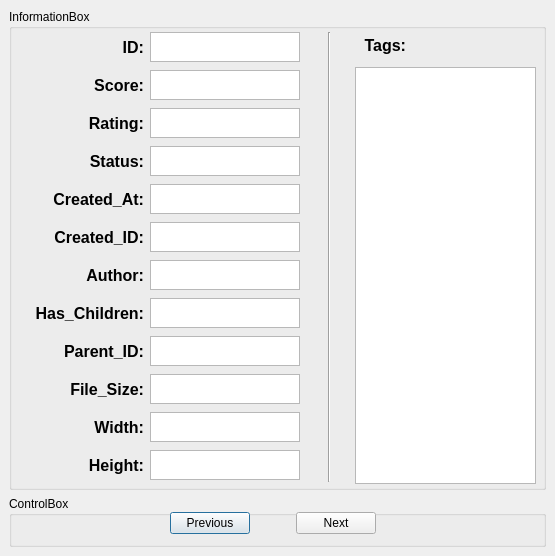
<?xml version="1.0" encoding="UTF-8"?>
<ui version="4.0">
 <class>detailWidget</class>
 <widget class="QDialog" name="detailWidget">
  <property name="geometry">
   <rect>
    <x>0</x>
    <y>0</y>
    <width>555</width>
    <height>556</height>
   </rect>
  </property>
  <property name="sizePolicy">
   <sizepolicy hsizetype="Expanding" vsizetype="Expanding">
    <horstretch>0</horstretch>
    <verstretch>0</verstretch>
   </sizepolicy>
  </property>
  <property name="minimumSize">
   <size>
    <width>555</width>
    <height>556</height>
   </size>
  </property>
  <property name="maximumSize">
   <size>
    <width>555</width>
    <height>556</height>
   </size>
  </property>
  <property name="windowTitle">
   <string>Detail</string>
  </property>
  <property name="windowIcon">
   <iconset>
    <normalon>:/picture/source/konachan_logo_small.png</normalon>
   </iconset>
  </property>
  <widget class="QGroupBox" name="groupBox">
   <property name="geometry">
    <rect>
     <x>9</x>
     <y>9</y>
     <width>537</width>
     <height>481</height>
    </rect>
   </property>
   <property name="sizePolicy">
    <sizepolicy hsizetype="Expanding" vsizetype="Expanding">
     <horstretch>0</horstretch>
     <verstretch>0</verstretch>
    </sizepolicy>
   </property>
   <property name="minimumSize">
    <size>
     <width>471</width>
     <height>481</height>
    </size>
   </property>
   <property name="maximumSize">
    <size>
     <width>9999999</width>
     <height>9999999</height>
    </size>
   </property>
   <property name="title">
    <string>InformationBox</string>
   </property>
   <widget class="QWidget" name="layoutWidget">
    <property name="geometry">
     <rect>
      <x>11</x>
      <y>21</y>
      <width>520</width>
      <height>454</height>
     </rect>
    </property>
    <layout class="QGridLayout" name="gridLayout_17">
     <item row="0" column="0">
      <layout class="QGridLayout" name="gridLayout_14">
       <item row="0" column="0">
        <layout class="QGridLayout" name="gridLayout">
         <item row="0" column="0">
          <widget class="QLabel" name="label_16">
           <property name="sizePolicy">
            <sizepolicy hsizetype="Fixed" vsizetype="Fixed">
             <horstretch>0</horstretch>
             <verstretch>0</verstretch>
            </sizepolicy>
           </property>
           <property name="minimumSize">
            <size>
             <width>121</width>
             <height>18</height>
            </size>
           </property>
           <property name="maximumSize">
            <size>
             <width>121</width>
             <height>18</height>
            </size>
           </property>
           <property name="text">
            <string>&lt;html&gt;&lt;head/&gt;&lt;body&gt;&lt;p align=&quot;right&quot;&gt;&lt;span style=&quot; font-size:12pt; font-weight:600;&quot;&gt;ID:&lt;/span&gt;&lt;/p&gt;&lt;/body&gt;&lt;/html&gt;</string>
           </property>
          </widget>
         </item>
         <item row="0" column="1">
          <widget class="QTextBrowser" name="ID_Box">
           <property name="sizePolicy">
            <sizepolicy hsizetype="Fixed" vsizetype="Fixed">
             <horstretch>0</horstretch>
             <verstretch>0</verstretch>
            </sizepolicy>
           </property>
           <property name="minimumSize">
            <size>
             <width>150</width>
             <height>30</height>
            </size>
           </property>
           <property name="maximumSize">
            <size>
             <width>150</width>
             <height>30</height>
            </size>
           </property>
           <property name="autoFormatting">
            <set>QTextEdit::AutoNone</set>
           </property>
           <property name="html">
            <string>&lt;!DOCTYPE HTML PUBLIC &quot;-//W3C//DTD HTML 4.0//EN&quot; &quot;http://www.w3.org/TR/REC-html40/strict.dtd&quot;&gt;
&lt;html&gt;&lt;head&gt;&lt;meta name=&quot;qrichtext&quot; content=&quot;1&quot; /&gt;&lt;style type=&quot;text/css&quot;&gt;
p, li { white-space: pre-wrap; }
&lt;/style&gt;&lt;/head&gt;&lt;body style=&quot; font-family:'SimSun'; font-size:9pt; font-weight:400; font-style:normal;&quot;&gt;
&lt;p style=&quot;-qt-paragraph-type:empty; margin-top:0px; margin-bottom:0px; margin-left:0px; margin-right:0px; -qt-block-indent:0; text-indent:0px;&quot;&gt;&lt;br /&gt;&lt;/p&gt;&lt;/body&gt;&lt;/html&gt;</string>
           </property>
          </widget>
         </item>
        </layout>
       </item>
       <item row="1" column="0">
        <layout class="QGridLayout" name="gridLayout_2">
         <item row="0" column="0">
          <widget class="QLabel" name="label_17">
           <property name="sizePolicy">
            <sizepolicy hsizetype="Fixed" vsizetype="Fixed">
             <horstretch>0</horstretch>
             <verstretch>0</verstretch>
            </sizepolicy>
           </property>
           <property name="minimumSize">
            <size>
             <width>121</width>
             <height>18</height>
            </size>
           </property>
           <property name="maximumSize">
            <size>
             <width>121</width>
             <height>18</height>
            </size>
           </property>
           <property name="text">
            <string>&lt;html&gt;&lt;head/&gt;&lt;body&gt;&lt;p align=&quot;right&quot;&gt;&lt;span style=&quot; font-size:12pt; font-weight:600;&quot;&gt;Score:&lt;/span&gt;&lt;/p&gt;&lt;/body&gt;&lt;/html&gt;</string>
           </property>
          </widget>
         </item>
         <item row="0" column="1">
          <widget class="QTextBrowser" name="Score_Box">
           <property name="sizePolicy">
            <sizepolicy hsizetype="Fixed" vsizetype="Fixed">
             <horstretch>0</horstretch>
             <verstretch>0</verstretch>
            </sizepolicy>
           </property>
           <property name="minimumSize">
            <size>
             <width>150</width>
             <height>30</height>
            </size>
           </property>
           <property name="maximumSize">
            <size>
             <width>150</width>
             <height>30</height>
            </size>
           </property>
          </widget>
         </item>
        </layout>
       </item>
       <item row="2" column="0">
        <layout class="QGridLayout" name="gridLayout_4">
         <item row="0" column="0">
          <widget class="QLabel" name="label_18">
           <property name="sizePolicy">
            <sizepolicy hsizetype="Fixed" vsizetype="Fixed">
             <horstretch>0</horstretch>
             <verstretch>0</verstretch>
            </sizepolicy>
           </property>
           <property name="minimumSize">
            <size>
             <width>121</width>
             <height>18</height>
            </size>
           </property>
           <property name="maximumSize">
            <size>
             <width>121</width>
             <height>18</height>
            </size>
           </property>
           <property name="text">
            <string>&lt;html&gt;&lt;head/&gt;&lt;body&gt;&lt;p align=&quot;right&quot;&gt;&lt;span style=&quot; font-size:12pt; font-weight:600;&quot;&gt;Rating:&lt;/span&gt;&lt;/p&gt;&lt;/body&gt;&lt;/html&gt;</string>
           </property>
          </widget>
         </item>
         <item row="0" column="1">
          <widget class="QTextBrowser" name="Rating_Box">
           <property name="sizePolicy">
            <sizepolicy hsizetype="Fixed" vsizetype="Fixed">
             <horstretch>0</horstretch>
             <verstretch>0</verstretch>
            </sizepolicy>
           </property>
           <property name="minimumSize">
            <size>
             <width>150</width>
             <height>30</height>
            </size>
           </property>
           <property name="maximumSize">
            <size>
             <width>150</width>
             <height>30</height>
            </size>
           </property>
          </widget>
         </item>
        </layout>
       </item>
       <item row="3" column="0">
        <layout class="QGridLayout" name="gridLayout_5">
         <item row="0" column="0">
          <widget class="QLabel" name="label_19">
           <property name="sizePolicy">
            <sizepolicy hsizetype="Fixed" vsizetype="Fixed">
             <horstretch>0</horstretch>
             <verstretch>0</verstretch>
            </sizepolicy>
           </property>
           <property name="minimumSize">
            <size>
             <width>121</width>
             <height>18</height>
            </size>
           </property>
           <property name="maximumSize">
            <size>
             <width>121</width>
             <height>18</height>
            </size>
           </property>
           <property name="text">
            <string>&lt;html&gt;&lt;head/&gt;&lt;body&gt;&lt;p align=&quot;right&quot;&gt;&lt;span style=&quot; font-size:12pt; font-weight:600;&quot;&gt;Status:&lt;/span&gt;&lt;/p&gt;&lt;/body&gt;&lt;/html&gt;</string>
           </property>
          </widget>
         </item>
         <item row="0" column="1">
          <widget class="QTextBrowser" name="Status_Box">
           <property name="sizePolicy">
            <sizepolicy hsizetype="Fixed" vsizetype="Fixed">
             <horstretch>0</horstretch>
             <verstretch>0</verstretch>
            </sizepolicy>
           </property>
           <property name="minimumSize">
            <size>
             <width>150</width>
             <height>30</height>
            </size>
           </property>
           <property name="maximumSize">
            <size>
             <width>150</width>
             <height>30</height>
            </size>
           </property>
          </widget>
         </item>
        </layout>
       </item>
       <item row="4" column="0">
        <layout class="QGridLayout" name="gridLayout_6">
         <item row="0" column="0">
          <widget class="QLabel" name="label_20">
           <property name="sizePolicy">
            <sizepolicy hsizetype="Fixed" vsizetype="Fixed">
             <horstretch>0</horstretch>
             <verstretch>0</verstretch>
            </sizepolicy>
           </property>
           <property name="minimumSize">
            <size>
             <width>121</width>
             <height>18</height>
            </size>
           </property>
           <property name="maximumSize">
            <size>
             <width>121</width>
             <height>18</height>
            </size>
           </property>
           <property name="text">
            <string>&lt;html&gt;&lt;head/&gt;&lt;body&gt;&lt;p align=&quot;right&quot;&gt;&lt;span style=&quot; font-size:12pt; font-weight:600;&quot;&gt;Created_At:&lt;/span&gt;&lt;/p&gt;&lt;/body&gt;&lt;/html&gt;</string>
           </property>
          </widget>
         </item>
         <item row="0" column="1">
          <widget class="QTextBrowser" name="Created_At_Box">
           <property name="sizePolicy">
            <sizepolicy hsizetype="Fixed" vsizetype="Fixed">
             <horstretch>0</horstretch>
             <verstretch>0</verstretch>
            </sizepolicy>
           </property>
           <property name="minimumSize">
            <size>
             <width>150</width>
             <height>30</height>
            </size>
           </property>
           <property name="maximumSize">
            <size>
             <width>150</width>
             <height>30</height>
            </size>
           </property>
           <property name="html">
            <string>&lt;!DOCTYPE HTML PUBLIC &quot;-//W3C//DTD HTML 4.0//EN&quot; &quot;http://www.w3.org/TR/REC-html40/strict.dtd&quot;&gt;
&lt;html&gt;&lt;head&gt;&lt;meta name=&quot;qrichtext&quot; content=&quot;1&quot; /&gt;&lt;style type=&quot;text/css&quot;&gt;
p, li { white-space: pre-wrap; }
&lt;/style&gt;&lt;/head&gt;&lt;body style=&quot; font-family:'SimSun'; font-size:9pt; font-weight:400; font-style:normal;&quot;&gt;
&lt;p style=&quot;-qt-paragraph-type:empty; margin-top:0px; margin-bottom:0px; margin-left:0px; margin-right:0px; -qt-block-indent:0; text-indent:0px;&quot;&gt;&lt;br /&gt;&lt;/p&gt;&lt;/body&gt;&lt;/html&gt;</string>
           </property>
          </widget>
         </item>
        </layout>
       </item>
       <item row="5" column="0">
        <layout class="QGridLayout" name="gridLayout_7">
         <item row="0" column="0">
          <widget class="QLabel" name="label_21">
           <property name="sizePolicy">
            <sizepolicy hsizetype="Fixed" vsizetype="Fixed">
             <horstretch>0</horstretch>
             <verstretch>0</verstretch>
            </sizepolicy>
           </property>
           <property name="minimumSize">
            <size>
             <width>121</width>
             <height>18</height>
            </size>
           </property>
           <property name="maximumSize">
            <size>
             <width>121</width>
             <height>18</height>
            </size>
           </property>
           <property name="text">
            <string>&lt;html&gt;&lt;head/&gt;&lt;body&gt;&lt;p align=&quot;right&quot;&gt;&lt;span style=&quot; font-size:12pt; font-weight:600;&quot;&gt;Created_ID:&lt;/span&gt;&lt;/p&gt;&lt;/body&gt;&lt;/html&gt;</string>
           </property>
          </widget>
         </item>
         <item row="0" column="1">
          <widget class="QTextBrowser" name="Created_ID_Box">
           <property name="sizePolicy">
            <sizepolicy hsizetype="Fixed" vsizetype="Fixed">
             <horstretch>0</horstretch>
             <verstretch>0</verstretch>
            </sizepolicy>
           </property>
           <property name="minimumSize">
            <size>
             <width>150</width>
             <height>30</height>
            </size>
           </property>
           <property name="maximumSize">
            <size>
             <width>150</width>
             <height>30</height>
            </size>
           </property>
          </widget>
         </item>
        </layout>
       </item>
       <item row="6" column="0">
        <layout class="QGridLayout" name="gridLayout_8">
         <item row="0" column="0">
          <widget class="QLabel" name="label_22">
           <property name="sizePolicy">
            <sizepolicy hsizetype="Fixed" vsizetype="Fixed">
             <horstretch>0</horstretch>
             <verstretch>0</verstretch>
            </sizepolicy>
           </property>
           <property name="minimumSize">
            <size>
             <width>121</width>
             <height>18</height>
            </size>
           </property>
           <property name="maximumSize">
            <size>
             <width>121</width>
             <height>18</height>
            </size>
           </property>
           <property name="text">
            <string>&lt;html&gt;&lt;head/&gt;&lt;body&gt;&lt;p align=&quot;right&quot;&gt;&lt;span style=&quot; font-size:12pt; font-weight:600;&quot;&gt;Author:&lt;/span&gt;&lt;/p&gt;&lt;/body&gt;&lt;/html&gt;</string>
           </property>
          </widget>
         </item>
         <item row="0" column="1">
          <widget class="QTextBrowser" name="Author_Box">
           <property name="sizePolicy">
            <sizepolicy hsizetype="Fixed" vsizetype="Fixed">
             <horstretch>0</horstretch>
             <verstretch>0</verstretch>
            </sizepolicy>
           </property>
           <property name="minimumSize">
            <size>
             <width>150</width>
             <height>30</height>
            </size>
           </property>
           <property name="maximumSize">
            <size>
             <width>150</width>
             <height>30</height>
            </size>
           </property>
           <property name="html">
            <string>&lt;!DOCTYPE HTML PUBLIC &quot;-//W3C//DTD HTML 4.0//EN&quot; &quot;http://www.w3.org/TR/REC-html40/strict.dtd&quot;&gt;
&lt;html&gt;&lt;head&gt;&lt;meta name=&quot;qrichtext&quot; content=&quot;1&quot; /&gt;&lt;style type=&quot;text/css&quot;&gt;
p, li { white-space: pre-wrap; }
&lt;/style&gt;&lt;/head&gt;&lt;body style=&quot; font-family:'SimSun'; font-size:9pt; font-weight:400; font-style:normal;&quot;&gt;
&lt;p style=&quot;-qt-paragraph-type:empty; margin-top:0px; margin-bottom:0px; margin-left:0px; margin-right:0px; -qt-block-indent:0; text-indent:0px;&quot;&gt;&lt;br /&gt;&lt;/p&gt;&lt;/body&gt;&lt;/html&gt;</string>
           </property>
          </widget>
         </item>
        </layout>
       </item>
       <item row="7" column="0">
        <layout class="QGridLayout" name="gridLayout_9">
         <item row="0" column="0">
          <widget class="QLabel" name="label_23">
           <property name="sizePolicy">
            <sizepolicy hsizetype="Fixed" vsizetype="Fixed">
             <horstretch>0</horstretch>
             <verstretch>0</verstretch>
            </sizepolicy>
           </property>
           <property name="minimumSize">
            <size>
             <width>121</width>
             <height>18</height>
            </size>
           </property>
           <property name="maximumSize">
            <size>
             <width>121</width>
             <height>18</height>
            </size>
           </property>
           <property name="text">
            <string>&lt;html&gt;&lt;head/&gt;&lt;body&gt;&lt;p align=&quot;right&quot;&gt;&lt;span style=&quot; font-size:12pt; font-weight:600;&quot;&gt;Has_Children:&lt;/span&gt;&lt;/p&gt;&lt;/body&gt;&lt;/html&gt;</string>
           </property>
          </widget>
         </item>
         <item row="0" column="1">
          <widget class="QTextBrowser" name="Has_Children_Box">
           <property name="sizePolicy">
            <sizepolicy hsizetype="Fixed" vsizetype="Fixed">
             <horstretch>0</horstretch>
             <verstretch>0</verstretch>
            </sizepolicy>
           </property>
           <property name="minimumSize">
            <size>
             <width>150</width>
             <height>30</height>
            </size>
           </property>
           <property name="maximumSize">
            <size>
             <width>150</width>
             <height>30</height>
            </size>
           </property>
          </widget>
         </item>
        </layout>
       </item>
       <item row="8" column="0">
        <layout class="QGridLayout" name="gridLayout_10">
         <item row="0" column="0">
          <widget class="QLabel" name="label_24">
           <property name="sizePolicy">
            <sizepolicy hsizetype="Fixed" vsizetype="Fixed">
             <horstretch>0</horstretch>
             <verstretch>0</verstretch>
            </sizepolicy>
           </property>
           <property name="minimumSize">
            <size>
             <width>121</width>
             <height>18</height>
            </size>
           </property>
           <property name="maximumSize">
            <size>
             <width>121</width>
             <height>18</height>
            </size>
           </property>
           <property name="text">
            <string>&lt;html&gt;&lt;head/&gt;&lt;body&gt;&lt;p align=&quot;right&quot;&gt;&lt;span style=&quot; font-size:12pt; font-weight:600;&quot;&gt;Parent_ID:&lt;/span&gt;&lt;/p&gt;&lt;/body&gt;&lt;/html&gt;</string>
           </property>
          </widget>
         </item>
         <item row="0" column="1">
          <widget class="QTextBrowser" name="Parent_ID_Box">
           <property name="sizePolicy">
            <sizepolicy hsizetype="Fixed" vsizetype="Fixed">
             <horstretch>0</horstretch>
             <verstretch>0</verstretch>
            </sizepolicy>
           </property>
           <property name="minimumSize">
            <size>
             <width>150</width>
             <height>30</height>
            </size>
           </property>
           <property name="maximumSize">
            <size>
             <width>150</width>
             <height>30</height>
            </size>
           </property>
          </widget>
         </item>
        </layout>
       </item>
       <item row="9" column="0">
        <layout class="QGridLayout" name="gridLayout_11">
         <item row="0" column="0">
          <widget class="QLabel" name="label_25">
           <property name="sizePolicy">
            <sizepolicy hsizetype="Fixed" vsizetype="Fixed">
             <horstretch>0</horstretch>
             <verstretch>0</verstretch>
            </sizepolicy>
           </property>
           <property name="minimumSize">
            <size>
             <width>121</width>
             <height>18</height>
            </size>
           </property>
           <property name="maximumSize">
            <size>
             <width>121</width>
             <height>18</height>
            </size>
           </property>
           <property name="text">
            <string>&lt;html&gt;&lt;head/&gt;&lt;body&gt;&lt;p align=&quot;right&quot;&gt;&lt;span style=&quot; font-size:12pt; font-weight:600;&quot;&gt;File_Size:&lt;/span&gt;&lt;/p&gt;&lt;/body&gt;&lt;/html&gt;</string>
           </property>
          </widget>
         </item>
         <item row="0" column="1">
          <widget class="QTextBrowser" name="File_Size_Box">
           <property name="sizePolicy">
            <sizepolicy hsizetype="Fixed" vsizetype="Fixed">
             <horstretch>0</horstretch>
             <verstretch>0</verstretch>
            </sizepolicy>
           </property>
           <property name="minimumSize">
            <size>
             <width>150</width>
             <height>30</height>
            </size>
           </property>
           <property name="maximumSize">
            <size>
             <width>150</width>
             <height>30</height>
            </size>
           </property>
          </widget>
         </item>
        </layout>
       </item>
       <item row="10" column="0">
        <layout class="QGridLayout" name="gridLayout_12">
         <item row="0" column="0">
          <widget class="QLabel" name="label_26">
           <property name="sizePolicy">
            <sizepolicy hsizetype="Fixed" vsizetype="Fixed">
             <horstretch>0</horstretch>
             <verstretch>0</verstretch>
            </sizepolicy>
           </property>
           <property name="minimumSize">
            <size>
             <width>121</width>
             <height>18</height>
            </size>
           </property>
           <property name="maximumSize">
            <size>
             <width>121</width>
             <height>18</height>
            </size>
           </property>
           <property name="text">
            <string>&lt;html&gt;&lt;head/&gt;&lt;body&gt;&lt;p align=&quot;right&quot;&gt;&lt;span style=&quot; font-size:12pt; font-weight:600;&quot;&gt;Width:&lt;/span&gt;&lt;/p&gt;&lt;/body&gt;&lt;/html&gt;</string>
           </property>
          </widget>
         </item>
         <item row="0" column="1">
          <widget class="QTextBrowser" name="Width_Box">
           <property name="sizePolicy">
            <sizepolicy hsizetype="Fixed" vsizetype="Fixed">
             <horstretch>0</horstretch>
             <verstretch>0</verstretch>
            </sizepolicy>
           </property>
           <property name="minimumSize">
            <size>
             <width>150</width>
             <height>30</height>
            </size>
           </property>
           <property name="maximumSize">
            <size>
             <width>150</width>
             <height>30</height>
            </size>
           </property>
          </widget>
         </item>
        </layout>
       </item>
       <item row="11" column="0">
        <layout class="QGridLayout" name="gridLayout_13">
         <item row="0" column="0">
          <widget class="QLabel" name="label_27">
           <property name="sizePolicy">
            <sizepolicy hsizetype="Fixed" vsizetype="Fixed">
             <horstretch>0</horstretch>
             <verstretch>0</verstretch>
            </sizepolicy>
           </property>
           <property name="minimumSize">
            <size>
             <width>121</width>
             <height>18</height>
            </size>
           </property>
           <property name="maximumSize">
            <size>
             <width>121</width>
             <height>18</height>
            </size>
           </property>
           <property name="text">
            <string>&lt;html&gt;&lt;head/&gt;&lt;body&gt;&lt;p align=&quot;right&quot;&gt;&lt;span style=&quot; font-size:12pt; font-weight:600;&quot;&gt;Height:&lt;/span&gt;&lt;/p&gt;&lt;/body&gt;&lt;/html&gt;</string>
           </property>
          </widget>
         </item>
         <item row="0" column="1">
          <widget class="QTextBrowser" name="Height_Box">
           <property name="sizePolicy">
            <sizepolicy hsizetype="Fixed" vsizetype="Fixed">
             <horstretch>0</horstretch>
             <verstretch>0</verstretch>
            </sizepolicy>
           </property>
           <property name="minimumSize">
            <size>
             <width>150</width>
             <height>30</height>
            </size>
           </property>
           <property name="maximumSize">
            <size>
             <width>150</width>
             <height>30</height>
            </size>
           </property>
          </widget>
         </item>
        </layout>
       </item>
      </layout>
     </item>
     <item row="0" column="1">
      <layout class="QGridLayout" name="gridLayout_16">
       <item row="0" column="0">
        <widget class="Line" name="line">
         <property name="sizePolicy">
          <sizepolicy hsizetype="Expanding" vsizetype="Expanding">
           <horstretch>0</horstretch>
           <verstretch>0</verstretch>
          </sizepolicy>
         </property>
         <property name="minimumSize">
          <size>
           <width>40</width>
           <height>450</height>
          </size>
         </property>
         <property name="maximumSize">
          <size>
           <width>40</width>
           <height>450</height>
          </size>
         </property>
         <property name="orientation">
          <enum>Qt::Vertical</enum>
         </property>
        </widget>
       </item>
       <item row="0" column="1">
        <layout class="QGridLayout" name="gridLayout_15">
         <item row="0" column="0">
          <widget class="QLabel" name="label_15">
           <property name="sizePolicy">
            <sizepolicy hsizetype="Fixed" vsizetype="Fixed">
             <horstretch>0</horstretch>
             <verstretch>0</verstretch>
            </sizepolicy>
           </property>
           <property name="minimumSize">
            <size>
             <width>51</width>
             <height>31</height>
            </size>
           </property>
           <property name="maximumSize">
            <size>
             <width>51</width>
             <height>9999</height>
            </size>
           </property>
           <property name="text">
            <string>&lt;html&gt;&lt;head/&gt;&lt;body&gt;&lt;p align=&quot;right&quot;&gt;&lt;span style=&quot; font-size:12pt; font-weight:600;&quot;&gt;Tags:&lt;/span&gt;&lt;/p&gt;&lt;/body&gt;&lt;/html&gt;</string>
           </property>
          </widget>
         </item>
         <item row="1" column="0">
          <widget class="QTextBrowser" name="Tags_Box">
           <property name="sizePolicy">
            <sizepolicy hsizetype="Expanding" vsizetype="Expanding">
             <horstretch>0</horstretch>
             <verstretch>0</verstretch>
            </sizepolicy>
           </property>
           <property name="minimumSize">
            <size>
             <width>181</width>
             <height>400</height>
            </size>
           </property>
           <property name="maximumSize">
            <size>
             <width>181</width>
             <height>500</height>
            </size>
           </property>
          </widget>
         </item>
        </layout>
       </item>
      </layout>
     </item>
    </layout>
   </widget>
  </widget>
  <widget class="QGroupBox" name="groupBox_2">
   <property name="geometry">
    <rect>
     <x>9</x>
     <y>496</y>
     <width>537</width>
     <height>51</height>
    </rect>
   </property>
   <property name="sizePolicy">
    <sizepolicy hsizetype="Expanding" vsizetype="Expanding">
     <horstretch>0</horstretch>
     <verstretch>0</verstretch>
    </sizepolicy>
   </property>
   <property name="minimumSize">
    <size>
     <width>0</width>
     <height>0</height>
    </size>
   </property>
   <property name="maximumSize">
    <size>
     <width>9999999</width>
     <height>9999999</height>
    </size>
   </property>
   <property name="title">
    <string>ControlBox</string>
   </property>
   <widget class="QWidget" name="layoutWidget">
    <property name="geometry">
     <rect>
      <x>161</x>
      <y>10</y>
      <width>296</width>
      <height>35</height>
     </rect>
    </property>
    <layout class="QGridLayout" name="gridLayout_3">
     <item row="0" column="0">
      <widget class="QPushButton" name="previous_Button">
       <property name="styleSheet">
        <string notr="true">font: 75 12pt &quot;Microsoft YaHei UI&quot;;</string>
       </property>
       <property name="text">
        <string>Previous</string>
       </property>
       <property name="shortcut">
        <string>Left</string>
       </property>
      </widget>
     </item>
     <item row="0" column="1">
      <spacer name="horizontalSpacer_2">
       <property name="orientation">
        <enum>Qt::Horizontal</enum>
       </property>
       <property name="sizeType">
        <enum>QSizePolicy::Fixed</enum>
       </property>
       <property name="sizeHint" stdset="0">
        <size>
         <width>40</width>
         <height>20</height>
        </size>
       </property>
      </spacer>
     </item>
     <item row="0" column="2">
      <widget class="QPushButton" name="next_Button">
       <property name="styleSheet">
        <string notr="true">font: 75 12pt &quot;Microsoft YaHei UI&quot;;</string>
       </property>
       <property name="text">
        <string>Next</string>
       </property>
       <property name="shortcut">
        <string>Right</string>
       </property>
      </widget>
     </item>
     <item row="0" column="3">
      <spacer name="horizontalSpacer_3">
       <property name="orientation">
        <enum>Qt::Horizontal</enum>
       </property>
       <property name="sizeType">
        <enum>QSizePolicy::Fixed</enum>
       </property>
       <property name="sizeHint" stdset="0">
        <size>
         <width>40</width>
         <height>20</height>
        </size>
       </property>
      </spacer>
     </item>
     <item row="0" column="4">
      <widget class="QPushButton" name="Favorite">
       <property name="text">
        <string/>
       </property>
       <property name="icon">
        <iconset>
         <selectedoff>:/picture/source/heart.png</selectedoff>
         <selectedon>:/picture/source/heart_2.png</selectedon>
        </iconset>
       </property>
       <property name="iconSize">
        <size>
         <width>20</width>
         <height>20</height>
        </size>
       </property>
       <property name="shortcut">
        <string>F</string>
       </property>
       <property name="checkable">
        <bool>true</bool>
       </property>
       <property name="flat">
        <bool>true</bool>
       </property>
      </widget>
     </item>
    </layout>
   </widget>
  </widget>
 </widget>
 <resources>
  <include location="res.qrc"/>
 </resources>
 <connections/>
</ui>
